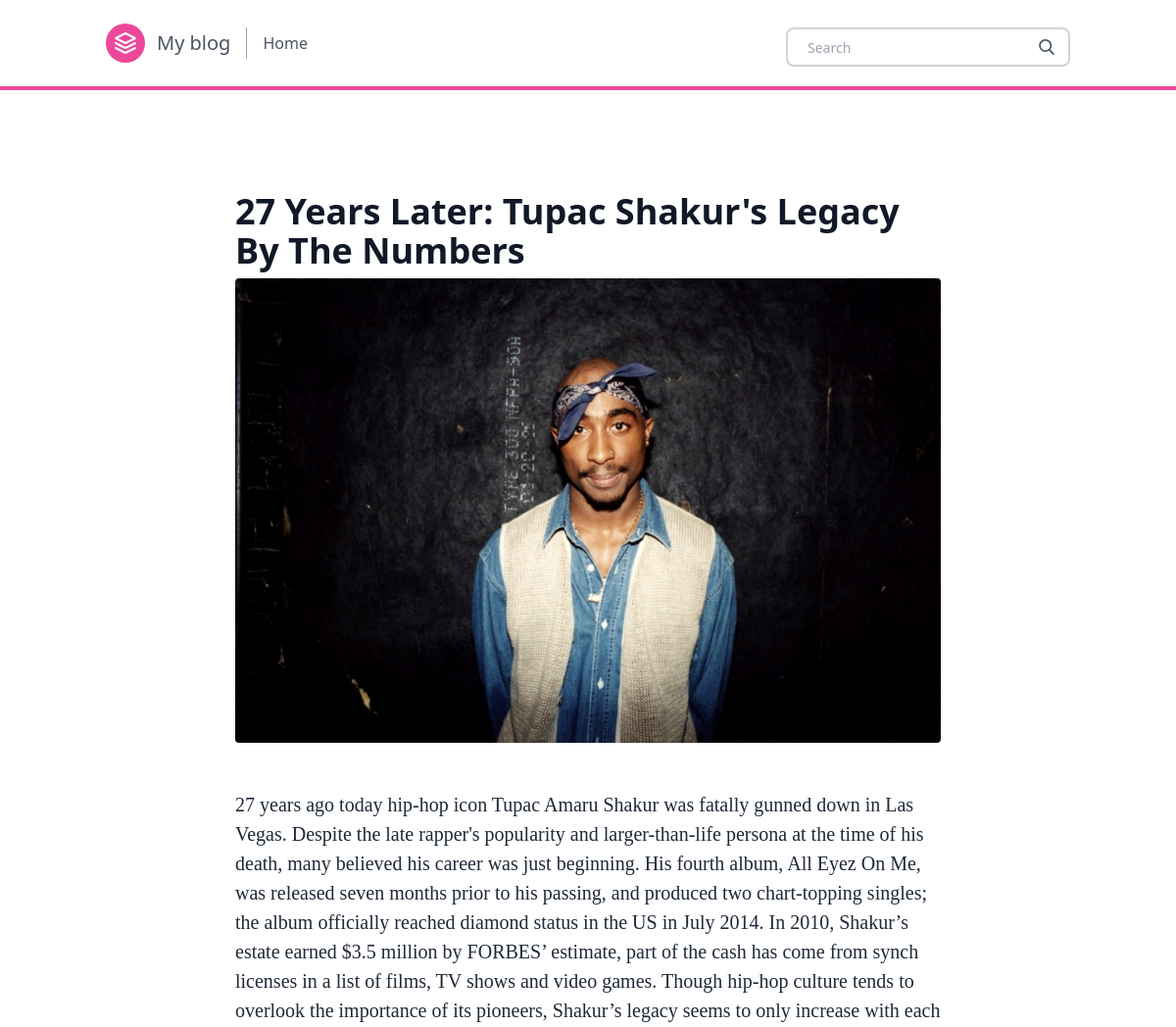
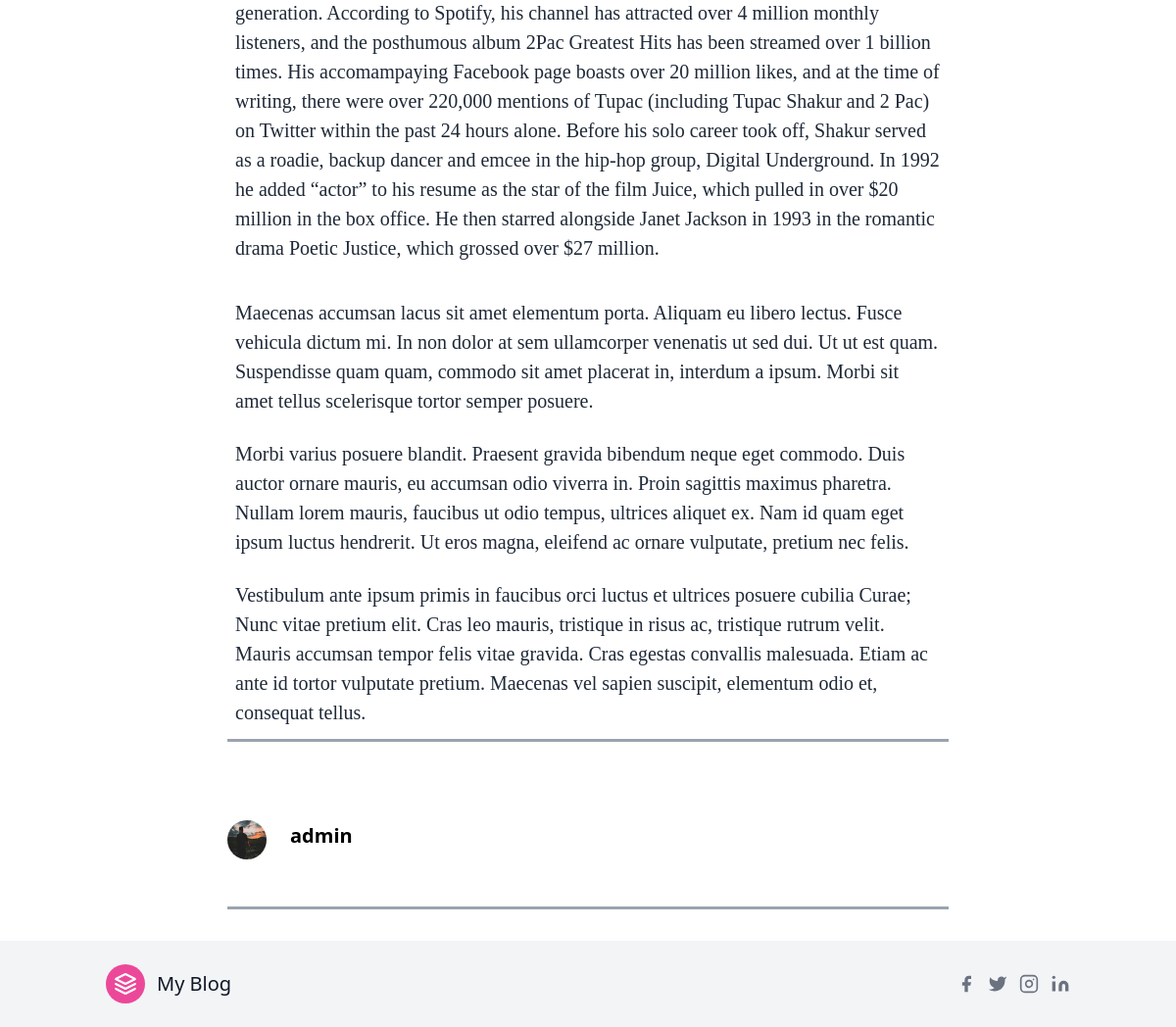
Page /post/20-years-later-tupac-shakurs-legacy-by-the-numbers/ on the committed database (2 pictures, top to bottom).
### posts/models.py (models this page shows, shortened)
class Post(models.Model):
    title = models.CharField(max_length=100)
    slug = models.SlugField()
    overview = models.TextField()
    timestamp = models.DateTimeField(auto_now_add=True)
    content = models.TextField()
    author = models.ForeignKey(Author, on_delete=models.CASCADE)
    thumbnail = models.ImageField()
    categories = models.ManyToManyField(Category)
    featured = models.BooleanField()

class Author(models.Model):
    user = models.OneToOneField(User, on_delete=models.CASCADE)
    profile_picture = models.ImageField()
    def __str__(self):
        return self.user.username

### posts/views.py (the view)
# urls.py: path('post/<slug>/', views.post, name = 'post'),
def post (request,slug):
    post = Post.objects.get(slug = slug)
    latest = Post.objects.order_by('-timestamp')[:3]
    context = {
        'post': post,
        'latest': latest,
    }
    return render(request, 'post.html', context)

### posts/templates/post.html (shortened to what this page needs)
{% extends 'base.html' %}
{% block content %}
	<div class="container w-full md:max-w-3xl mx-auto pt-20">
		<div class="w-full px-4 md:px-6 text-xl text-gray-800 leading-normal" style="font-family:Georgia,serif;">
			<div class="font-sans">
						<h1 class="font-bold font-sans break-normal text-gray-900 pt-6 pb-2 text-3xl md:text-4xl">
						{{ post.title }}</h1>
						<img class="rounded w-full object-cover object-center mb-6" src="{{ post.thumbnail.url }}" alt="content">
			</div>
			<div class="py-6">
			{{ post.content | safe }}
			</div>
			<ol>
				<li class="py-3">Maecenas accumsan lacus sit amet elementum porta. Aliquam eu libero lectus. Fusce vehicula dictum mi. In non dolor at sem ullamcorper venenatis ut sed dui. Ut ut est quam. Suspendisse quam quam, commodo sit amet placerat in, interdum a ipsum. Morbi sit amet tellus scelerisque tortor semper posuere.</li>
				<li class="py-3">Morbi varius posuere blandit. Praesent gravida bibendum neque eget commodo. Duis auctor ornare mauris, eu accumsan odio viverra in. Proin sagittis maximus pharetra. Nullam lorem mauris, faucibus ut odio tempus, ultrices aliquet ex. Nam id quam eget ipsum luctus hendrerit. Ut eros magna, eleifend ac ornare vulputate, pretium nec felis.</li>
				<li class="py-3">Vestibulum ante ipsum primis in faucibus orci luctus et ultrices posuere cubilia Curae; Nunc vitae pretium elit. Cras leo mauris, tristique in risus ac, tristique rutrum velit. Mauris accumsan tempor felis vitae gravida. Cras egestas convallis malesuada. Etiam ac ante id tortor vulputate pretium. Maecenas vel sapien suscipit, elementum odio et, consequat tellus.</li>
			</ol>
		</div>
		<hr class="border-b-2 border-gray-400 mb-8 mx-4">
		<div class="flex w-full items-center font-sans px-4 py-12">
			<img class="w-10 h-10 rounded-full mr-4" src="{{ post.author.profile_picture.url }}">
			<div class="flex-1 px-2">
				<p class="text-base font-bold text-base md:text-xl leading-none mb-2">
				{{ post.author }}</p>
			</div>
		</div>
		<hr class="border-b-2 border-gray-400 mb-8 mx-4">
	</div>
{% endblock content %}

### rows in the picture
Post: title "27 Years Later: Tupac Shakur's Legacy By The Numbers", thumbnail (picture), content "27 years ago today hip-hop icon Tupac Amaru Shakur was fatally gunned down in Las Vegas. Despite the late rapper's popularity and larger-than-life persona at the time of his death, many believed his career was just beginning. His fourth album, All Eyez On Me, was released seven months prior to his passing, and produced two chart-topping singles; the album officially reached diamond status in the US in July 2014. In 2010, Shakur’s estate earned $3.5 million by FORBES’ estimate, part of the cash has come from synch licenses in a list of films, TV shows and video games. Though hip-hop culture tends to overlook the importance of its pioneers, Shakur’s legacy seems to only increase with each…", author.profile_picture (picture), author "admin"
